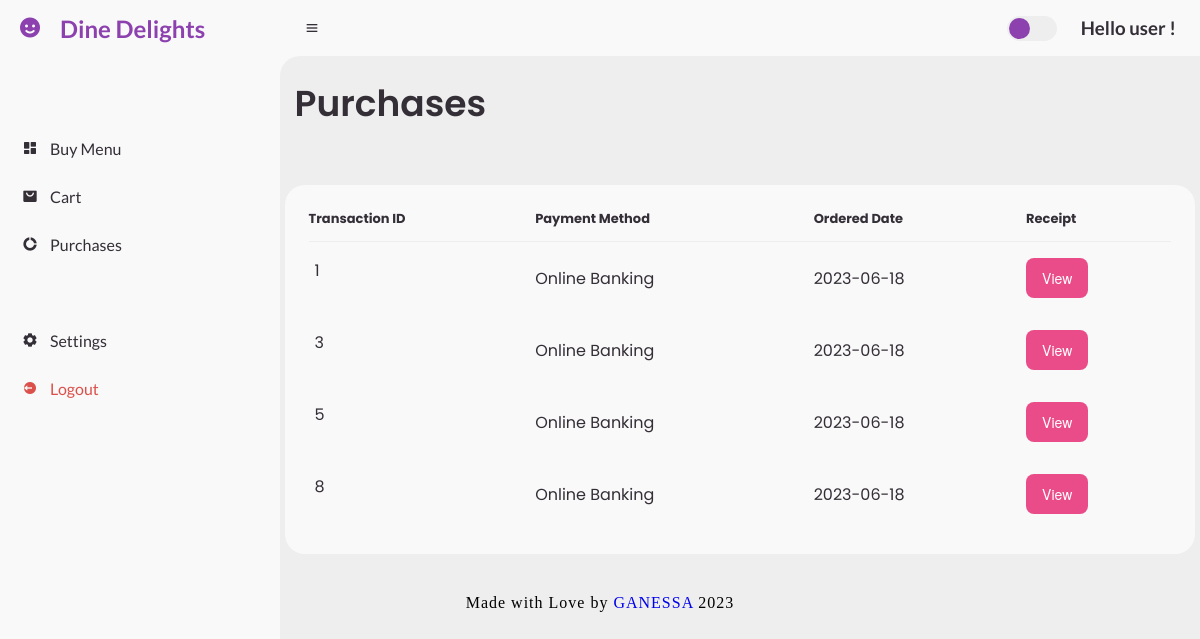
Page /customer_notifications (signed in) on the committed database.
### restaurant/models.py (models this page shows, shortened)
class Transactions(db.Model):
    __tablename__ = 'transactions'
    id = db.Column(db.Integer, primary_key = True)
    customer_id = db.Column(db.Integer, db.ForeignKey('users.id'))
    payment_method =db.Column(db.String, nullable=False)
    order_date = db.Column(db.Date, nullable=False)
    delivery_address =db.Column(db.String(255), nullable=False)
    order = db.relationship('Orders', backref = 'transactions', lazy = 'dynamic')

### restaurant/customer.py (the view)
@customer.route("/customer_notifications")
def customer_notifications():
    id = session['user_id']
    confirmed_transactions = Transactions.query.filter(Transactions.payment_method.isnot("None"),Transactions.customer_id == id).all()
    return render_template("customer_notifications.html", history = confirmed_transactions)

### restaurant/templates/customer_notifications.html
{% extends "customer_base.html" %}
{% block content %}
       <main>
        <div class="head-title">
          <div class="left">
            <h1>Purchases</h1>
          </div>
        </div>
        <div class="table-data">
          <div class="order">
            <table>
              <thead>
                <tr>
                  <th>Transaction ID</th>
                  <th>Payment Method</th>
                  <th>Ordered Date</th>
                  <th>Receipt</th>
                </tr>
              </thead>
              <tbody>
                {% for items in history %}
                    <tr>
                      <td>
                        <p>{{items.id}}</p>
                      </td>
                      <td>{{items.payment_method}}</td>
                      <td>{{items.order_date}}</td>
                      <td><a href="{{url_for('customer.customer_view_receipt', trx_id = items.id ) }}"><Button class="button-1" role="button">View</Button></a></td>
                    </tr>
                {% endfor %}
              </tbody>
            </table>
          </div>
        </div>
      </main>
    </section>
{% endblock content %}

### restaurant/static/main_page_customer.css (style rules this page uses)
* { margin: 0; padding: 0; box-sizing: border-box; }
a { text-decoration: none; }
:root { --poppins: 'Poppins', sans-serif; --lato: 'Lato', sans-serif; --light: #f9f9f9; --blue: #8c41af; --light-blue: #cfe8ff; --grey: #eee; --dark-grey: #aaaaaa; --dark: #342e37; --red: #db504a; --yellow: #ffce26; --light-yellow: #fff2c6; --orange: #fd7238; --light-orange: #ffe0d3; }
html { overflow-x: hidden; }
body { background: var(--grey); overflow-x: hidden; }
#content main { width: 100%; padding: 0px 0.5%; font-family: var(--poppins); max-height: calc(100vh - 56px); overflow-y: auto; }
#content main .head-title { display: flex; align-items: center; justify-content: space-between; grid-gap: 16px; flex-wrap: wrap; max-width: 1200px; padding: 20px; display: flex; flex-wrap: wrap; justify-content: space-between; margin: 0px -10px; }
#content main .head-title .left h1 { font-size: 36px; font-weight: 600; margin-bottom: 10px; color: var(--dark); }
#content main .table-data { display: flex; flex-wrap: wrap; grid-gap: 24px; margin-top: 24px; width: 100%; color: var(--dark); }
#content main .table-data > div { border-radius: 20px; background: var(--light); padding: 24px; overflow-x: auto; }
#content main .table-data .order { flex-grow: 1; flex-basis: 500px; }
#content main .table-data .order table { width: 100%; border-collapse: collapse; }
#content main .table-data .order table th { padding-bottom: 12px; font-size: 13px; text-align: left; border-bottom: 1px solid var(--grey); }
#content main .table-data .order table td { padding: 16px 0; }
#content main .table-data .order table tr td:first-child { display: flex; align-items: center; grid-gap: 12px; padding-left: 6px; }
.button-1 { background-color: #EA4C89; border-radius: 8px; border-style: none; box-sizing: border-box; color: #FFFFFF; cursor: pointer; display: inline-block; font-family: "Haas Grot Text R Web", "Helvetica Neue", Helvetica, Arial, sans-serif; font-size: 14px; font-weight: 500; height: 40px; line-height: 20px; list-style: none; margin: 0; outline: none; padding: 10px 16px; position: relative; text-align: center; text-decoration: none; transition: color 100ms; vertical-align: baseline; user-select: none; -webkit-user-select: none; touch-action: manipulation; }

### rows in the picture
Transactions: id "1", payment_method "Online Banking", order_date "2023-06-18"
Transactions: id "3", payment_method "Online Banking", order_date "2023-06-18"
Transactions: id "5", payment_method "Online Banking", order_date "2023-06-18"
Transactions: id "8", payment_method "Online Banking", order_date "2023-06-18"

### other values in the picture
{{ session['username'] }} "user"
